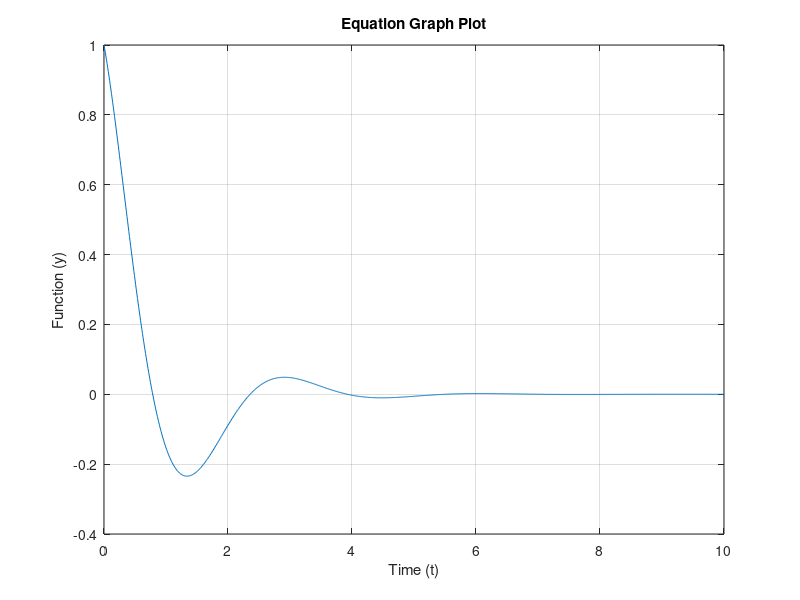

The MATLAB script that drew this image:
% Define the parameters
a = 1; % Decay rate
b = 2; % Frequency

% Define the time vector
t = linspace(0, 10, 1000); % From 0 to 10 with 1000 points

% Compute the function
y = exp(-a * t) .* cos(b * t);

% Plot the graph
figure;
plot(t, y);
xlabel('Time (t)');
ylabel('Function (y)');
title('Equation Graph Plot');
grid on;